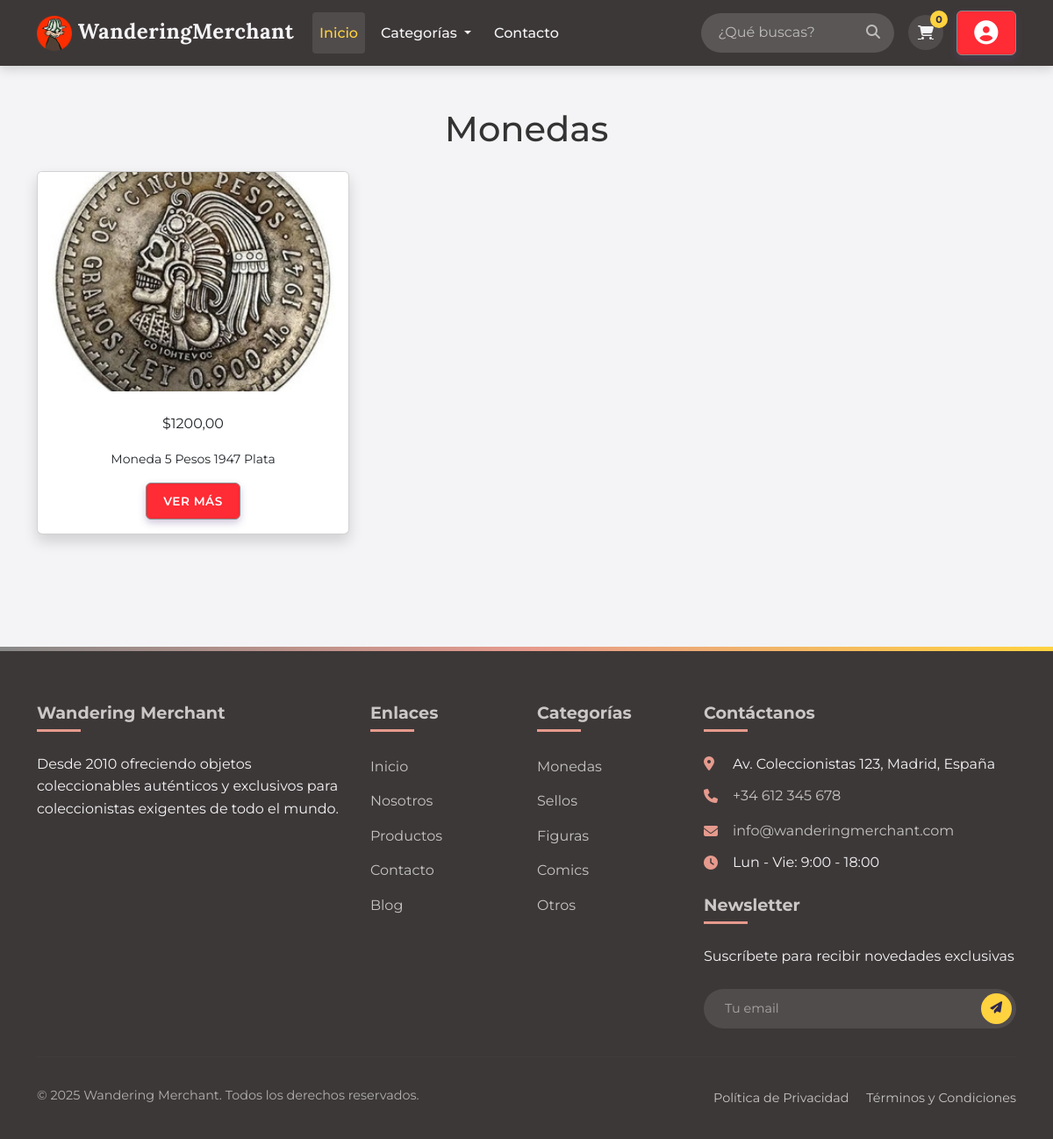
The page /categoria/monedas/ on the database its author committed.
### coleccionables/models.py (models this page shows, shortened)
class Categoria(models.Model):
    nombre = models.CharField(max_length=100)
    slug = models.SlugField(unique=True, blank=True, null=True)
    imagen = models.ImageField(upload_to='categorias/', null=True, blank=True)

class Coleccionable(models.Model):
    titulo = models.CharField(max_length=200)
    descripcion = models.TextField()
    precio = models.DecimalField(max_digits=10, decimal_places=2)
    categoria = models.ForeignKey(Categoria, on_delete=models.CASCADE)
    imagen = models.ImageField(upload_to='coleccionables/img/', blank=True, null=True)
    stock = models.PositiveIntegerField(default=0)
    fecha_publicacion = models.DateTimeField(auto_now_add=True)
    vendedor = models.ForeignKey(UsuarioPersonalizado, on_delete=models.CASCADE, related_name='coleccionables')
    categoria = models.ForeignKey(Categoria, on_delete=models.CASCADE, related_name='coleccionable')

### coleccionables/views.py (the view)
# urls.py: path('categoria/<slug:slug>/', views.productos_por_categoria, name='categoria'),
def productos_por_categoria(request, slug):
    categoria = get_object_or_404(Categoria, slug=slug)
    productos = categoria.coleccionable.all()[:5]
    return render(request, 'categorias.html', {
        'categoria': categoria,
        'productos': productos,
    })

### coleccionables/context_processors.py (called while the page is built)
def categorias_context(request):
    categorias = Categoria.objects.all()[:5]
    return {'categorias': categorias}

def cart_count(request):
    if request.user.is_authenticated:
        try:
            carrito = Carrito.objects.get(usuario=request.user)
            count = ItemCarrito.objects.filter(carrito=carrito).count()
        except Carrito.DoesNotExist:
            count = 0
    else:
        count = 0
    return {'cart_count': count}

### coleccionables/templates/categorias.html (shortened to what this page needs)
{% extends 'base.html' %}
{% load static %}
{% block content %}
<body>
    <div class="container py-5">
      <h1 class="mb-4 text-center">{{ categoria.nombre }}</h1>
      {% if productos %}
        <div class="row g-4">
          {% for producto in productos %}
            <div class="col-md-4">
              <div class="card h-100 shadow">
                <img src="{{ producto.imagen.url }}" class="card-img-top" alt="{{ producto.nombre }}" style="height: 250px; object-fit: cover;">
                <div class="card-body text-center">
                  <p class="card-text">${{ producto.precio }}</p>
                  <p class="card-text small">{{ producto.descripcion|truncatechars:100 }}</p>
                  <a href=" {% url 'producto_detalle' producto.id %} " class="btn btn-primary">Ver más</a>
                </div>
              </div>
            </div>
          {% endfor %}
        </div>
      {% else %}
        <p class="text-center">No hay productos en esta categoría.</p>
      {% endif %}
    </div>
  </body>
{% endblock content %}

### templates/base.html (style rules this page uses)
:root { --primary-color: #888888; --secondary-color: #E69A8D; --accent-color: #FFD23F; --dark-color: #2E294E; --light-color: #F4F4F6; --text-color: #333333; --text-light: #666666; --success-color: #37B679; --warning-color: #F7B801; --error-color: #E63946; }
body { font-family: 'Montserrat', 'Segoe UI', sans-serif; background-color: var(--light-color); color: var(--text-color); line-height: 1.6; min-height: 100vh; display: flex; flex-direction: column; }
.btn { border-radius: 6px; font-weight: 600; padding: 0.6rem 1.2rem; transition: all 0.3s ease; text-transform: uppercase; font-size: 0.85rem; letter-spacing: 0.5px; }
.btn-primary { background-color: #FF2B35; border-color: var(--primary-color); box-shadow: 0 4px 8px rgba(95, 75, 139, 0.3); }

### rows shown on the page
Categoria: nombre "Monedas"
Coleccionable: imagen (picture), precio "1200,00", descripcion "Moneda 5 Pesos 1947 Plata"

### other values the page prints
{{ cart_count|default:"0" }} "0"
